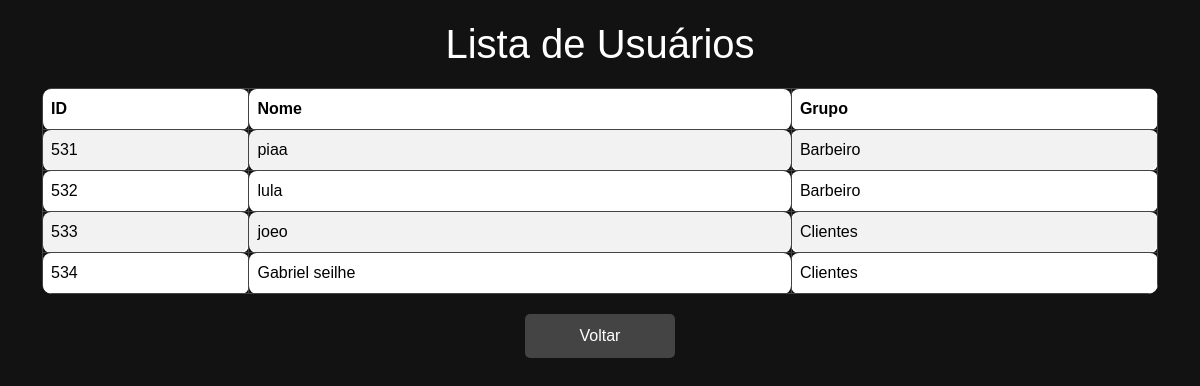
Page /lista_de_usuarios.php on the earlier database version.
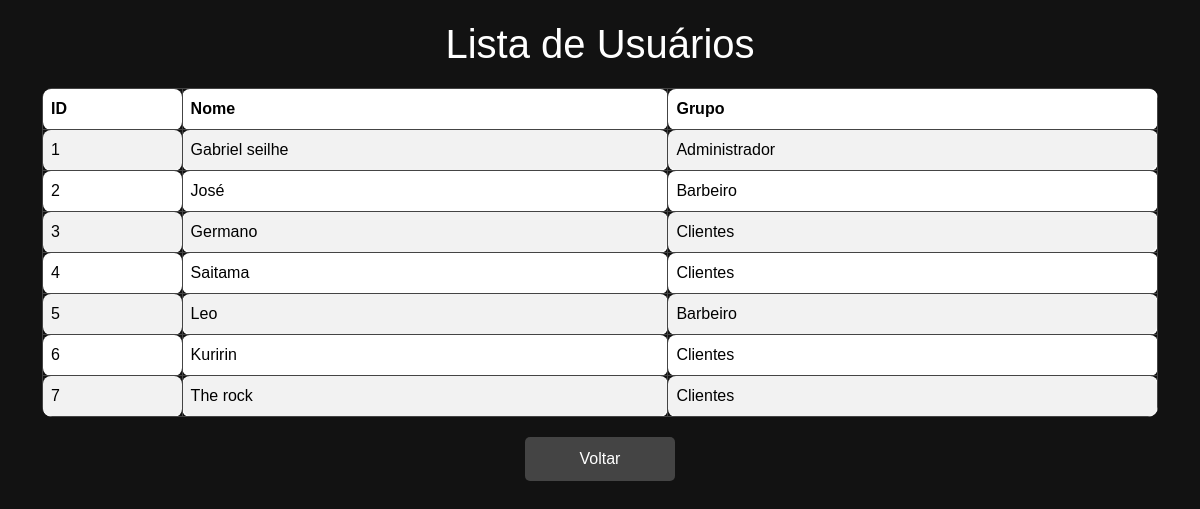
Same page on the later database version.
### tables this page shows
CREATE TABLE `abc` (
  `id_usuario` int(11) NOT NULL,
  `nome` varchar(256) NOT NULL,
  `email` varchar(128) NOT NULL,
  `data_de_nascimento` date NOT NULL,
  `id_grupo` int(11) NOT NULL,
  `data_criacao` datetime NOT NULL DEFAULT current_timestamp()
);

### lista_de_usuarios.php (the view, shortened to what this page needs)
<?php
include "conexao.php";
$sql = "SELECT * FROM abc";
$result = $conn->query($sql);
$grupos = [1 => "Administrador", 2 => "Barbeiro", 3 => "Clientes"];
?>
<!DOCTYPE html>
<html lang="en">
<head>
  <link href="https://cdn.jsdelivr.net/npm/bootstrap@5.3.3/dist/css/bootstrap.min.css" rel="stylesheet">
</head>
<body>
    <div class="container mt-3">
        <h1>Lista de Usuários</h1>
        <table class="table table-striped">
            <thead>
                <tr>
                    <th>ID</th>
                    <th>Nome</th>
                    <th>Grupo</th>
                </tr>
            </thead>
            <tbody>
                <?php
                if ($result->num_rows > 0) {
                    while($row = $result->fetch_assoc()) {
                        echo "<tr>
                            <td>".$row['id_usuario']."</td>
                            <td>".$row['nome']."</td>
                            <td>".(isset($grupos[$row['id_grupo']]) ? $grupos[$row['id_grupo']] : 'Grupo desconhecido')."</td>
                        </tr>";
                    }
                }
                ?>
            </tbody>
        </table>
        <a href="index.php" class="btn-voltar">Voltar</a>
    </div>
</body>
</html>

### lista_de_usuarios.php (style rules this page uses)
body { background-color: #121212; color: #ffffff; font-family: Arial, sans-serif; }
h1 { text-align: center; color: #ffffff; margin: 20px 0; }
table { width: 70%; border-collapse: collapse; margin: 20px auto; border-radius: 10px; overflow: hidden; }
th, td { border: 1px solid #444; padding: 15px; text-align: left; border-radius: 8px; }
th { background-color: #1e1e1e; }
tr:nth-child(even) { background-color: #2a2a2a; }
.btn-voltar { display: block; width: 150px; margin: 20px auto; padding: 10px; text-align: center; background-color: #444; color: white; text-decoration: none; border-radius: 5px; transition: background-color 0.3s; }

Differences in the rows shown:
removed abc: id_usuario "531", nome "piaa", id_grupo "Barbeiro"
removed abc: id_usuario "532", nome "lula", id_grupo "Barbeiro"
removed abc: id_usuario "533", nome "joeo", id_grupo "Clientes"
removed abc: id_usuario "534", nome "Gabriel seilhe", id_grupo "Clientes"
added abc: id_usuario "1", nome "Gabriel seilhe", id_grupo "Administrador"
added abc: id_usuario "2", nome "José", id_grupo "Barbeiro"
added abc: id_usuario "3", nome "Germano", id_grupo "Clientes"
added abc: id_usuario "4", nome "Saitama", id_grupo "Clientes"
added abc: id_usuario "5", nome "Leo", id_grupo "Barbeiro"
added abc: id_usuario "6", nome "Kuririn", id_grupo "Clientes"
added abc: id_usuario "7", nome "The rock", id_grupo "Clientes"
